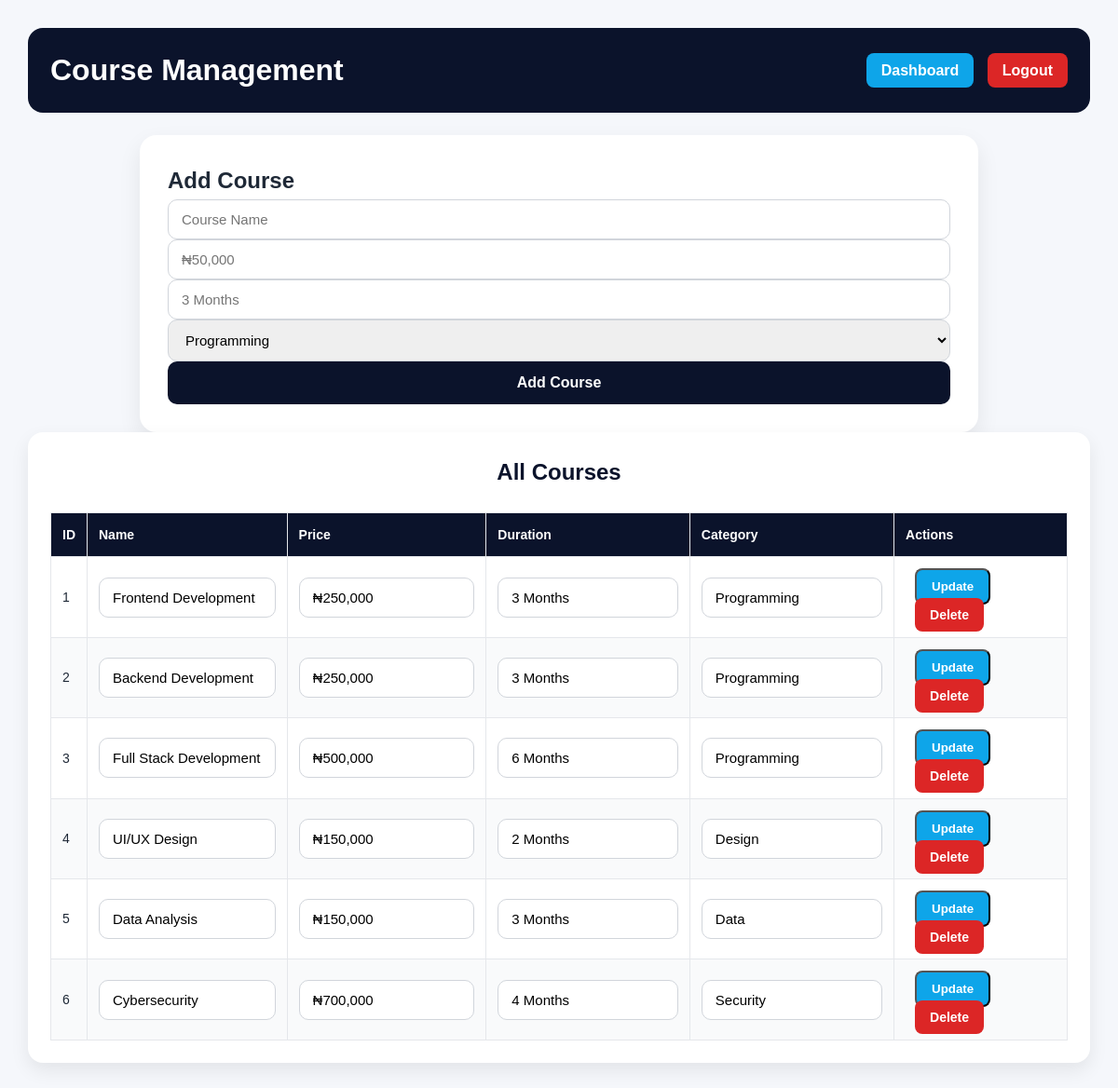
Before: /admin/courses (signed in) with the older database file.
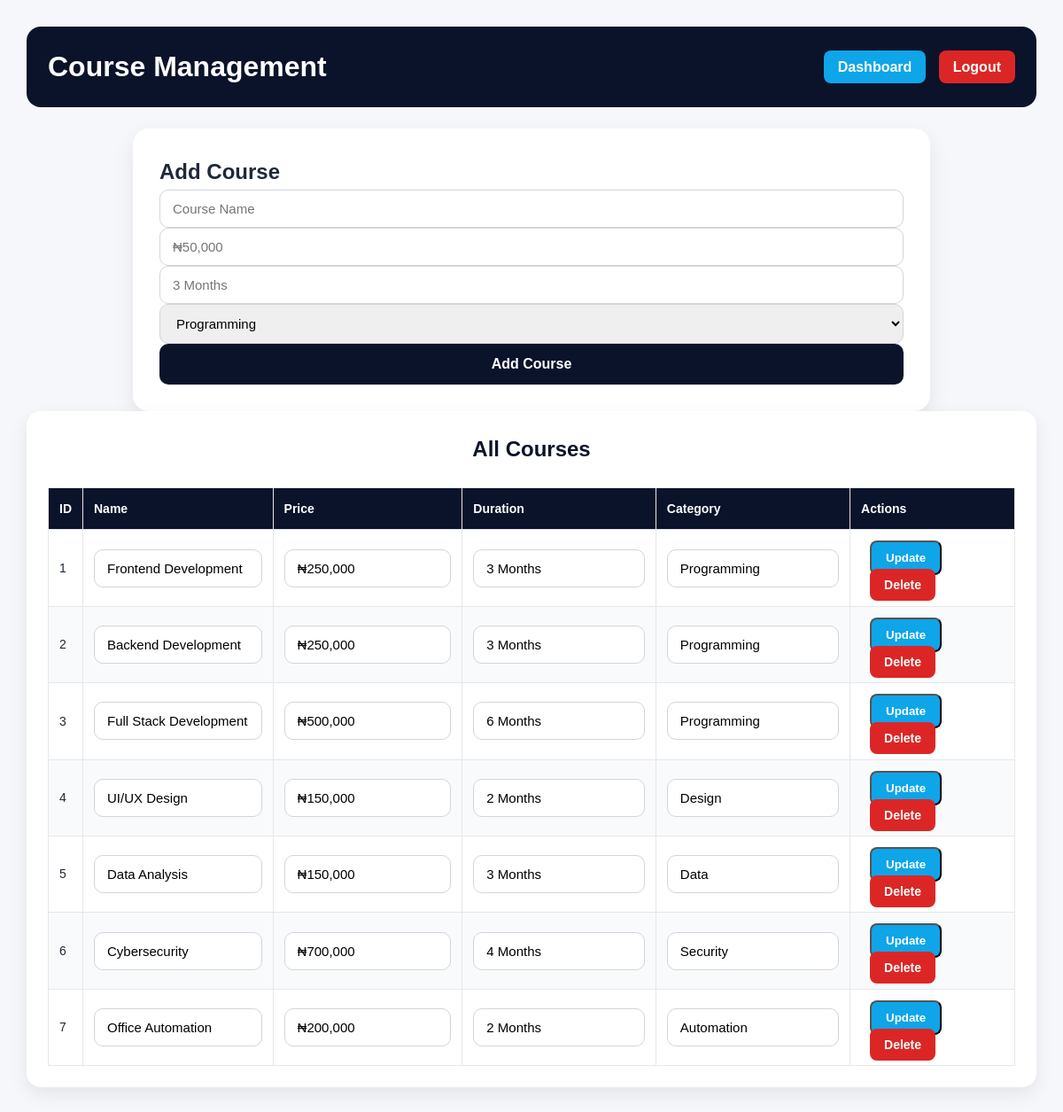
After: the same page with the newer database file.
### tables this page shows
CREATE TABLE courses (
            id INTEGER PRIMARY KEY AUTOINCREMENT,
            name TEXT,
            price TEXT,
            duration TEXT,
            category TEXT
        );

### app.py (the view)
@app.route("/admin/courses")
def admin_courses():
    if "admin" not in session:
        return redirect(url_for("admin_login"))
    conn = get_db_connection()
    cursor = conn.cursor()
    cursor.execute("SELECT * FROM courses")
    courses = cursor.fetchall()
    cursor.close()
    conn.close()
    return render_template("admin_courses.html", courses=courses)

### app.py (called while the page is built)
    def get_db_connection():
        conn = sqlite3.connect("school.db")
        conn.row_factory = sqlite3.Row
        return conn

### templates/admin_courses.html (shortened to what this page needs)
<!doctype html>
<html>
  <head>
    <link
      rel="stylesheet"
      href="{{ url_for('static', filename='css/style.css') }}"
    />
  </head>
  <body class="admin-body">
    <header class="admin-header">
      <h1>Course Management</h1>
      <div>
        <a href="/admin" class="admin-btn secondary">Dashboard</a>
        <a href="/logout" class="admin-btn danger">Logout</a>
      </div>
    </header>
    <section class="form-card">
      <h2>Add Course</h2>
      <form method="POST" action="/admin/add-course">
        <input type="text" name="name" placeholder="Course Name" required />
        <input type="text" name="price" placeholder="₦50,000" required />
        <input type="text" name="duration" placeholder="3 Months" required />
        <select name="category">
          <option>Programming</option>
        </select>
        <button class="btn-primary">Add Course</button>
      </form>
    </section>
    <section class="table-section">
      <h2>All Courses</h2>
      <table>
        <thead>
          <tr>
            <th>ID</th>
            <th>Name</th>
            <th>Price</th>
            <th>Duration</th>
            <th>Category</th>
            <th>Actions</th>
          </tr>
        </thead>
        <tbody>
          {% for c in courses %}
          <tr>
            <form method="POST" action="/admin/update-course/{{ c.id }}">
              <td>{{ c.id }}</td>
              <td><input name="name" value="{{ c.name }}" /></td>
              <td><input name="price" value="{{ c.price }}" /></td>
              <td><input name="duration" value="{{ c.duration }}" /></td>
              <td><input name="category" value="{{ c.category }}" /></td>
              <td>
                <button class="admin-btn secondary">Update</button>
                <a
                  href="/admin/delete-course/{{ c.id }}"
                  class="admin-btn danger"
                  >Delete</a
                >
              </td>
            </form>
          </tr>
          {% endfor %}
        </tbody>
      </table>
    </section>
  </body>
</html>

### static/css/style.css (style rules this page uses)
* { margin: 0; padding: 0; box-sizing: border-box; }
body { font-family: Arial, sans-serif; background: #f5f7fb; color: #1f2937; line-height: 1.6; }
.courses-section h2, .form-section h2, .table-section h2 { text-align: center; margin-bottom: 24px; color: #0b132b; }
.form-card { max-width: 900px; margin: auto; background: #fff; padding: 30px; border-radius: 18px; box-shadow: 0 10px 25px rgba(0, 0, 0, 0.08); }
input, select, textarea { width: 100%; padding: 12px 14px; border: 1px solid #d1d5db; border-radius: 10px; outline: none; font-size: 15px; }
.btn-primary { width: 100%; padding: 14px; background: #0b132b; color: #fff; border: none; border-radius: 10px; font-size: 16px; cursor: pointer; font-weight: bold; }
.admin-body { background: #f5f7fb; padding: 30px; }
.admin-header { background: #0b132b; color: #fff; padding: 20px 24px; border-radius: 16px; display: flex; justify-content: space-between; align-items: center; margin-bottom: 24px; }
.admin-btn { text-decoration: none; padding: 10px 16px; border-radius: 8px; color: #fff; margin-left: 10px; font-weight: bold; }
.admin-btn.secondary { background: #0ea5e9; }
.admin-btn.danger { background: #dc2626; }
.table-section { background: #fff; padding: 24px; border-radius: 16px; box-shadow: 0 8px 20px rgba(0, 0, 0, 0.08); }
table { width: 100%; border-collapse: collapse; margin-top: 18px; }
thead { background: #0b132b; color: #fff; }
th, td { padding: 12px; border: 1px solid #e5e7eb; text-align: left; font-size: 14px; }
tr:nth-child(even) { background: #f9fafb; }

Changed rows visible on the page:
added courses: id "7", name "Office Automation", price "₦200,000", duration "2 Months", category "Automation"
